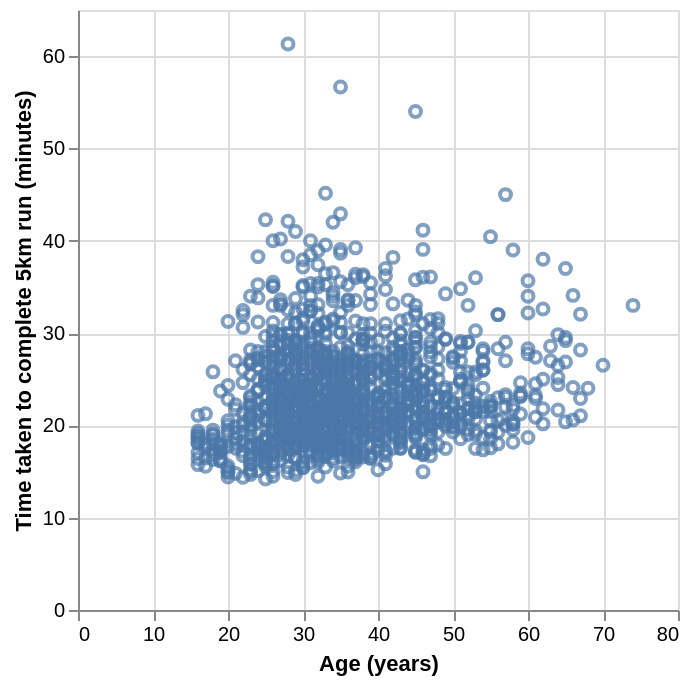

The cell this chart's notebook holds for it:
### Markdown cell above
**Question 1.10**
<br> {points: 1}

Now explore the relationship between the **age** of all runners and the time taken to complete the 5 km run (in minutes again). Using the original `marathon_small` data frame, mutate the `km5_time_seconds` column such that it is in minutes and name the new column `km5_time_minutes`. Save the resulting data frame to an object called `marathon_small_mins`.

Next, create a scatter plot (similar to the one in Question 1.9) but this time have `age` on the x-axis. Assign your plot to an object called `age_vs_time`.

There is a lot missing from the cell below (no hints were given). Try working on it on your own before looking at earlier questions in this tutorial or worksheet_intro. 

*Don't forget to label your axes! Where appropriate, axes labels should also include units (for example, the axis that maps to the column `age` should have the unit "years").*

### Code cell
# Your Code Here

### Figure 1 — Vega-Lite specification as saved in the notebook (floating-point values rounded to 4 significant figures; data arrays with more than 128 entries replaced by an {"elided": "..."} marker saying what was removed)
{"config": {"view": {"continuousWidth": 300, "continuousHeight": 300}}, "data": {"name": "data-510de00a2e39bcbc838a827758a786ff"}, "mark": {"type": "point"}, "encoding": {"x": {"field": "age", "title": "Age (years)", "type": "quantitative"}, "y": {"field": "km5_time_minutes", "title": "Time taken to complete 5km run (minutes)", "type": "quantitative"}}, "$schema": "https://vega.github.io/schema/vega-lite/v5.20.1.json", "datasets": {"data-510de00a2e39bcbc838a827758a786ff": {"elided": "1833 records"}}}
